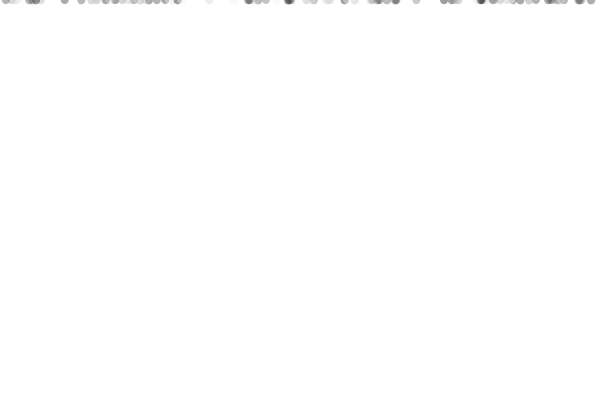
Frame 1 (no input)
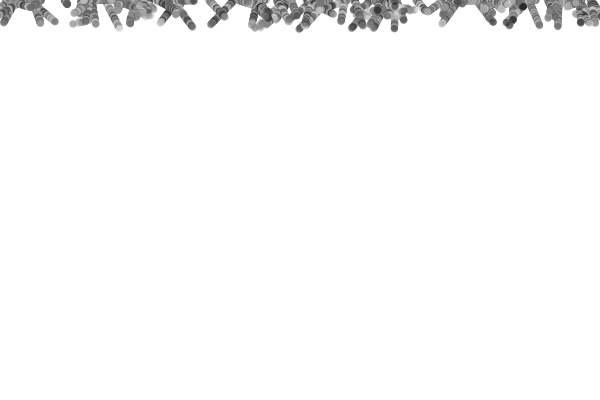
Frame 60 (the mouse pressed at the canvas centre just before this capture)
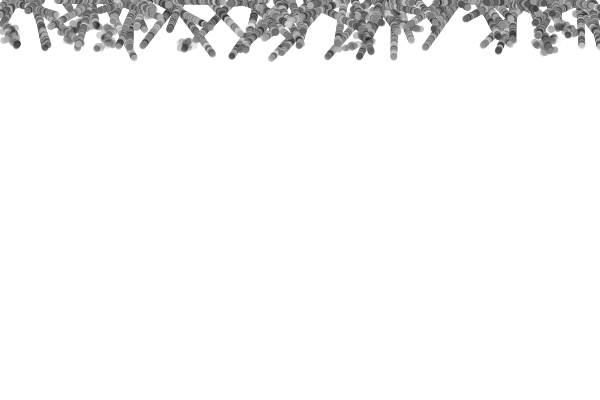
Frame 120 (the mouse held since frame 60 and released just before this capture)

The Processing sketch that drew these frames (run headless with seeded random() and noise(); from frame 60 on, the mouse is pressed at the canvas centre):

// Processing sketch: processing_55877
// ── processing_55877.pde

int num=100;
RootC[] rc=new RootC[num];

void setup() {
  size(600, 400);
  background(255);
  noStroke();
  smooth();
  for (int i=0; i<num; i++) {
    rc[i]=new RootC(random(width), 0, random(-0.5, 0.5), random(0.5), 
    8, random(30), random(height), random(height), random(height), 0);
  }
}

void draw() {
  for (int i=0; i<num; i++) {
    rc[i].update();
    rc[i].display();
  }
}

class RootC {
  float X, Y, amX, amY, es, ilY, S1, S2, S3, am2X;
  RootC(float nX, float nY, float nAmX, float nAmY, float nEs, float nIlY, 
  float nS1, float nS2, float nS3, float nAm2X) {
    X=nX;
    Y=nY;
    amX=nAmX;
    amY=nAmY;
    es=nEs;
    ilY=nIlY;
    S1=nS1;
    S2=nS2;
    S3=nS3;
    am2X=nAm2X;
  }

  void update() {
    X=X+amX;
    Y=Y+amY;
    constrain(X, 0, width);
    constrain(Y, 0, height);
    es-=0.01;
    if (S1<Y && S1+ilY>Y || S2<Y && S2+ilY>Y || S3<Y && S3+ilY>Y) {
      am2X=random(10);
      X+=random(-am2X, am2X);
    }
    if (es<0) {
      background(255);
      X=random(width);
      Y=0;
      amX=random(-0.5, 0.5);
      amY=random(0.5);
      es=8;
      ilY=random(30);
      S1=random(height);
      S2=random(height);
      S3=random(height);
    }
  }

  void display() {
    fill(random(255), 100);
    ellipse(X, Y, es, es);
  }
}
